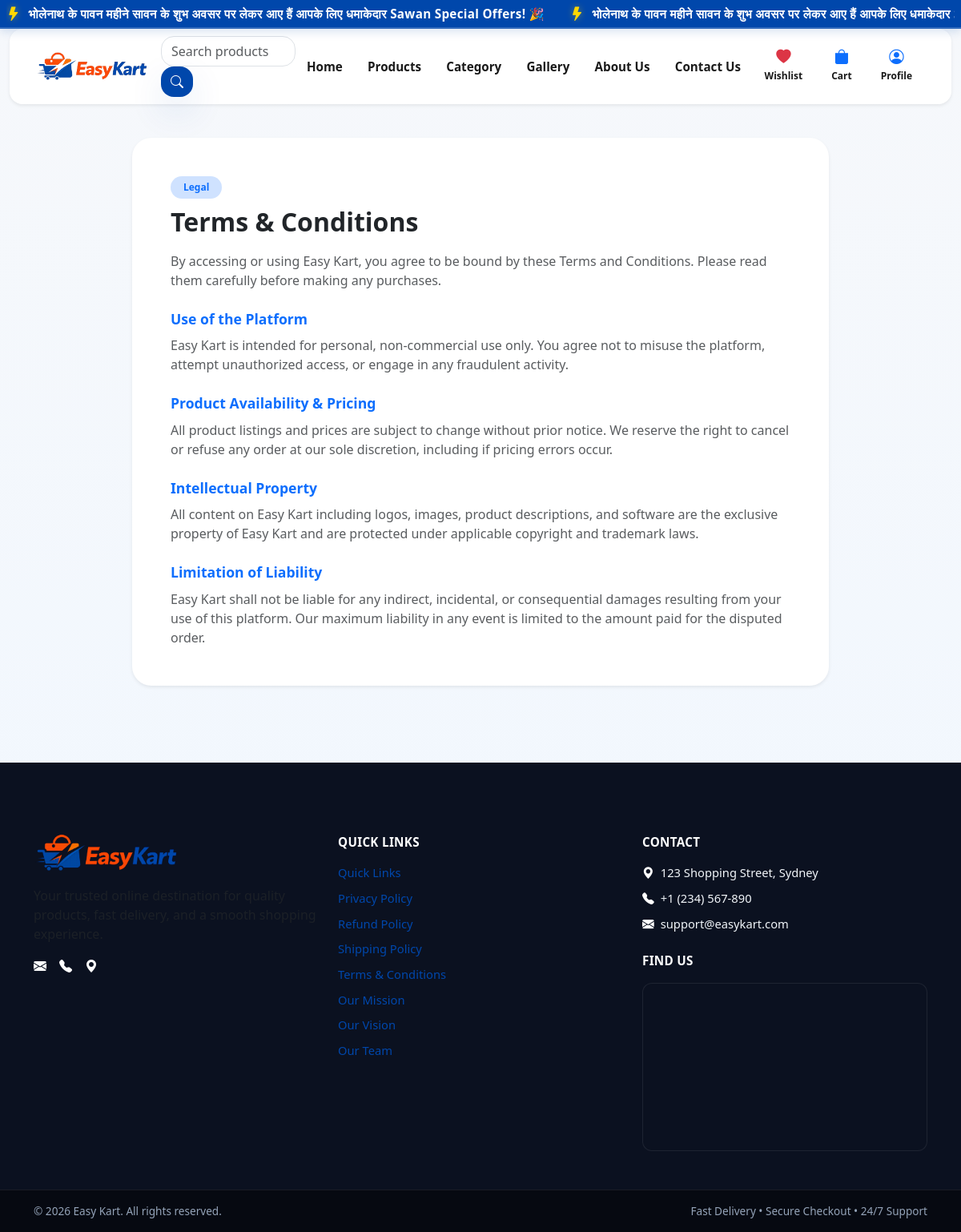
/terms-and-conditions/, run on the app's committed database.
### easy_kart/models.py (models this page shows, shortened)
class Announcement(models.Model):
    title = models.CharField(max_length=255)
    message = models.TextField()
    is_active = models.BooleanField(default=True)
    start_at = models.DateTimeField(null=True, blank=True)
    end_at = models.DateTimeField(null=True, blank=True)
    created_at = models.DateTimeField(auto_now_add=True)
    class Meta:
        ordering = ["-created_at"]

### easy_kart/views.py (the view)
# urls.py: path('terms-and-conditions/', terms_and_conditions, name='terms_and_conditions'),
def terms_and_conditions(request):
    return render(request, 'terms_and_conditions.html', {
        'page_title': 'Terms & Conditions',
        'heading': 'Terms & Conditions',
    })

### easy_kart/context_processors.py (called while the page is built)
def active_announcements(request):
    now = timezone.now()
    announcements = Announcement.objects.filter(is_active=True).filter(
        models.Q(start_at__lte=now) | models.Q(start_at__isnull=True)
    ).filter(models.Q(end_at__gte=now) | models.Q(end_at__isnull=True))
    return {"announcements": announcements}

def cart_item_count(request):
    count = 0
    if request.user.is_authenticated:
        cart = Cart.objects.filter(user=request.user).first()
        if cart:
            count = cart.total_items
    else:
        session_cart = request.session.get('cart', {})
        if isinstance(session_cart, dict):
            try:
                count = sum(int(quantity) for quantity in session_cart.values())
            except (TypeError, ValueError):
                count = 0
    return {"cart_item_count": count}

### templates/terms_and_conditions.html (shortened to what this page needs)
{% extends 'base.html' %}
{% block content %}
<div class="py-2 py-md-4">
    <div class="row justify-content-center">
        <div class="col-lg-9">
            <div class="card shadow-sm border-0">
                <div class="card-body p-3 p-sm-4 p-md-5">
                    <span class="badge bg-primary-subtle text-primary mb-2 px-3 py-2 rounded-pill fw-semibold">Legal</span>
                    <h1 class="h2 fw-bold mb-3">{{ heading }}</h1>
                    <p class="text-muted">By accessing or using Easy Kart, you agree to be bound by these Terms and Conditions. Please read them carefully before making any purchases.</p>
                    <h4 class="h5 fw-bold text-primary mt-4">Use of the Platform</h4>
                    <p class="text-muted">Easy Kart is intended for personal, non-commercial use only. You agree not to misuse the platform, attempt unauthorized access, or engage in any fraudulent activity.</p>
                    <h4 class="h5 fw-bold text-primary mt-4">Product Availability & Pricing</h4>
                    <p class="text-muted">All product listings and prices are subject to change without prior notice. We reserve the right to cancel or refuse any order at our sole discretion, including if pricing errors occur.</p>
                    <h4 class="h5 fw-bold text-primary mt-4">Intellectual Property</h4>
                    <p class="text-muted">All content on Easy Kart including logos, images, product descriptions, and software are the exclusive property of Easy Kart and are protected under applicable copyright and trademark laws.</p>
                    <h4 class="h5 fw-bold text-primary mt-4">Limitation of Liability</h4>
                    <p class="text-muted mb-0">Easy Kart shall not be liable for any indirect, incidental, or consequential damages resulting from your use of this platform. Our maximum liability in any event is limited to the amount paid for the disputed order.</p>
                </div>
            </div>
        </div>
    </div>
</div>
{% endblock %}

### templates/partials/navbar.html (shortened to what this page needs)
{% load static %}
{% if announcements %}
<div class="announcement-bar fixed-top text-white w-100">
    <div class="announcement-content">
        <div class="announcement-marquee-wrapper">
            <div class="announcement-marquee">
                {% for ann in announcements %}
                    <span class="announcement-message">
                        <i class="bi bi-lightning-fill"></i>{{ ann.message }}
                    </span>
                {% endfor %}
                {% for ann in announcements %}
                    <span class="announcement-message">
                        <i class="bi bi-lightning-fill"></i>{{ ann.message }}
                    </span>
                {% endfor %}
            </div>
        </div>
    </div>
</div>
{% endif %}
<nav class="navbar navbar-expand-lg navbar-light bg-white shadow-sm easykart-navbar fixed-top">
    <div class="container-fluid px-2 px-md-3">
        <a class="navbar-brand d-flex align-items-center me-2 me-md-3" href="{% url 'home' %}">
            <img src="{% static 'assets/Logo.png' %}" alt="Easy Kart" class="navbar-logo-pro">
        </a>
        <div class="d-flex align-items-center order-lg-3 ms-auto gap-1 gap-sm-2">
            <ul class="navbar-nav align-items-center easykart-header-actions flex-row mb-0">
                <li class="nav-item">
                    <a class="nav-link easykart-icon-link" href="{% url 'wishlist' %}" title="My Wishlist">
                        <i class="bi bi-heart-fill text-danger"></i>
                        <span class="small d-none d-sm-inline">Wishlist</span>
                    </a>
                </li>
                <li class="nav-item position-relative">
                    <a class="nav-link easykart-icon-link" href="{% url 'cart' %}" title="My Cart">
                        <i class="bi bi-bag-fill text-primary"></i>
                        <span class="small d-none d-sm-inline">Cart</span>
                    </a>
                </li>
                <li class="nav-item dropdown">
                    <a class="nav-link dropdown-toggle easykart-icon-link" href="#" id="profileDropdown" role="button" data-bs-toggle="dropdown" aria-expanded="false" title="My Profile">
                        <i class="bi bi-person-circle text-primary"></i>
                        <span class="small d-none d-sm-inline">Profile</span>
                    </a>
                </li>
            </ul>
        </div>
        <div class="collapse navbar-collapse order-lg-2 flex-grow-1 justify-content-center" id="easyKartNavbar">
            <form class="easykart-search-form" action="{% url 'product' %}" method="get" role="search">
                <input id="navbarSearch" class="form-control" type="search" name="q" value="{{ request.GET.q|default:'' }}" placeholder="Search products" autocomplete="off">
                <button class="btn btn-primary" type="submit" aria-label="Search products" title="Search products">
                    <i class="bi bi-search" aria-hidden="true"></i>
                </button>
            </form>
            <ul class="navbar-nav align-items-center gap-1 easykart-menu">
                <li class="nav-item">
                    <a class="nav-link {% if request.resolver_match.url_name == 'home' %}active{% endif %}" href="{% url 'home' %}" title="Home">Home</a>
                </li>
                <li class="nav-item">
                    <a class="nav-link {% if request.resolver_match.url_name == 'product' %}active{% endif %}" href="{% url 'product' %}" title="Shop Products">Products</a>
                </li>
                <li class="nav-item">
                    <a class="nav-link {% if request.resolver_match.url_name == 'category' or request.resolver_match.url_name == 'category_detail' %}active{% endif %}" href="{% url 'category' %}" title="Browse Categories">Category</a>
                </li>
                <li class="nav-item">
                    <a class="nav-link {% if request.resolver_match.url_name == 'gallery' %}active{% endif %}" href="{% url 'gallery' %}" title="View Gallery">Gallery</a>
                </li>
                <li class="nav-item">
                    <a class="nav-link {% if request.resolver_match.url_name == 'about_us' %}active{% endif %}" href="{% url 'about_us' %}" title="About Us">About Us</a>
                </li>
                <li class="nav-item">
                    <a class="nav-link {% if request.resolver_match.url_name == 'contact' %}active{% endif %}" href="{% url 'contact' %}" title="Contact Us">Contact Us</a>
                </li>
            </ul>
        </div>
    </div>
</nav>

### staticfiles/css/products.css (style rules this page uses)
.card { border: 0; border-radius: 12px; box-shadow: 0 6px 18px rgba(0, 71, 171, 0.06); background: #ffffff; transition: all 0.3s ease; }
.btn-primary { background: linear-gradient(135deg, #0047AB 0%, #003580 100%); border: none; color: #ffffff; font-weight: 600; transition: all 0.3s ease; box-shadow: 0 4px 12px rgba(0, 71, 171, 0.25); }

### staticfiles/css/responsive.css (style rules this page uses)
:root { --ek-nav-height-desktop: 72px; --ek-nav-height-mobile: 62px; --ek-announcement-height: 36px; --ek-page-padding-top: calc(var(--ek-nav-height-desktop) + var(--ek-announcement-height) + 16px); }
*, *::before, *::after { box-sizing: border-box; }
html { font-size: 16px; -webkit-text-size-adjust: 100%; scroll-behavior: smooth; }
body.theme-easykart { padding-top: var(--ek-page-padding-top) !important; overflow-x: hidden; width: 100%; min-height: 100vh; display: flex; flex-direction: column; }
img, svg, video, canvas, audio, iframe, embed, object { max-width: 100%; height: auto; display: block; }
h1, .h1 { font-size: clamp(1.5rem, 3.5vw + 0.5rem, 2.5rem); line-height: 1.25; }
h2, .h2 { font-size: clamp(1.3rem, 2.8vw + 0.4rem, 2rem); line-height: 1.3; }
h4, .h4 { font-size: clamp(1.05rem, 1.5vw + 0.25rem, 1.35rem); line-height: 1.4; }
h5, .h5 { font-size: clamp(0.95rem, 1.2vw + 0.2rem, 1.15rem); line-height: 1.45; }
.announcement-bar { position: fixed; top: 0; left: 0; right: 0; width: 100%; z-index: 1070; height: var(--ek-announcement-height); background: var(--ek-navy); display: flex; align-items: center; overflow: hidden; }
.announcement-content { width: 100%; overflow: hidden; padding: 0 0.5rem; }
.announcement-marquee-wrapper { width: 100%; overflow: hidden; white-space: nowrap; }
.announcement-marquee { display: inline-flex; align-items: center; white-space: nowrap; animation: ek-marquee 22s linear infinite; gap: 2rem; }
.easykart-navbar { position: fixed; top: var(--ek-announcement-height); left: 50%; transform: translateX(-50%); width: calc(100% - 1.5rem); max-width: 1360px; z-index: 1060; background: #ffffff !important; border-radius: 1rem; box-shadow: 0 10px 30px rgba(0, 71, 171, 0.1); padding: 0.5rem 1rem !important; transition: all 0.3s ease; }
.easykart-navbar .navbar-brand { margin-right: 1rem; }
.navbar-logo-pro { height: 44px; max-width: 140px; width: auto; object-fit: contain; }
.easykart-menu .nav-link { font-size: 0.95rem; padding: 0.45rem 0.85rem !important; border-radius: 0.5rem; white-space: nowrap; }
.easykart-header-actions { display: flex !important; align-items: center; gap: 0.5rem; margin: 0; padding: 0; list-style: none; }
.easykart-header-actions .easykart-icon-link { display: inline-flex; flex-direction: column; align-items: center; justify-content: center; padding: 0.35rem 0.6rem; border-radius: 0.6rem; font-size: 0.72rem; font-weight: 600; text-decoration: none; color: #1a1a1a; transition: all 0.2s ease; min-width: 44px; }
.easykart-header-actions .easykart-icon-link i { font-size: 1.15rem; line-height: 1; margin-bottom: 2px; }
.btn { display: inline-flex; align-items: center; justify-content: center; gap: 0.35rem; font-weight: 600; transition: all 0.2s ease; text-decoration: none; white-space: normal; word-break: break-word; border-radius: 0.75rem; min-height: 38px; }
.card { border-radius: 1rem; overflow: hidden; word-wrap: break-word; background: #ffffff; }
@media (min-width: 992px) { .easykart-navbar .navbar-collapse { display: flex !important; align-items: center; justify-content: center; } }

### data on the page
Announcement: message "भोलेनाथ के पावन महीने सावन के शुभ अवसर पर लेकर आए हैं आपके लिए धमाकेदार Sawan Special Offers! 🎉", message "भोलेनाथ के पावन महीने सावन के शुभ अवसर पर लेकर आए हैं आपके लिए धमाकेदार…"

### other printed values
{{ heading }} "Terms & Conditions"
